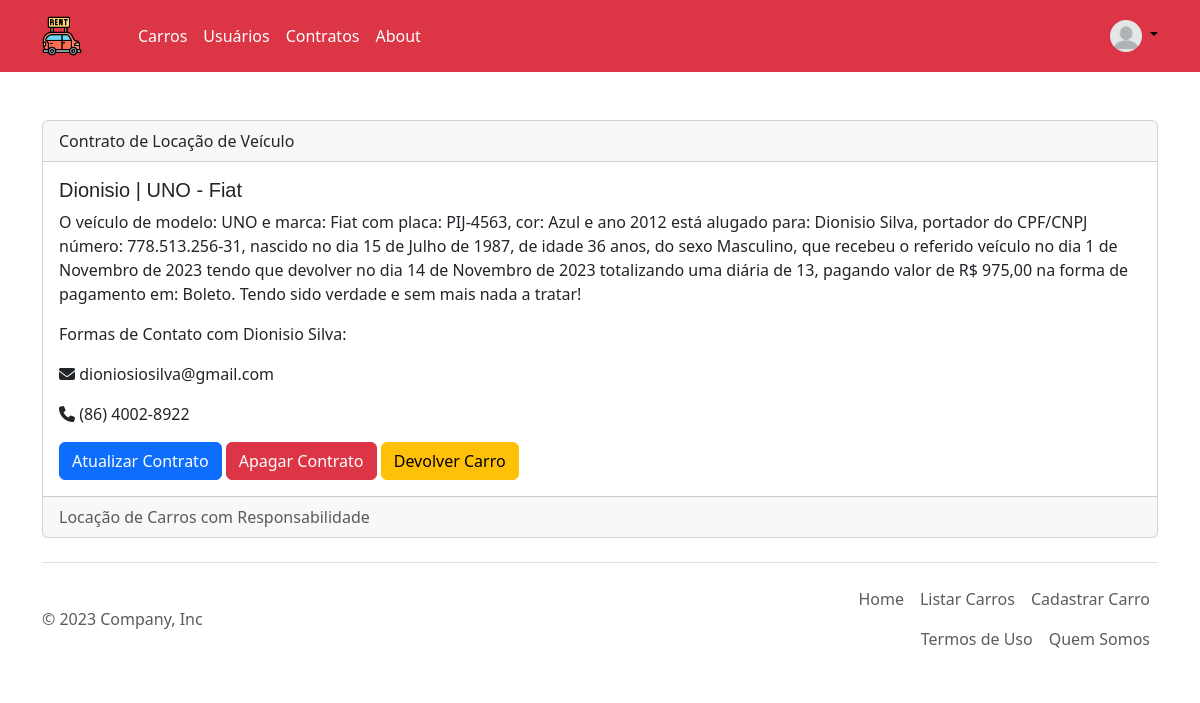
The page /locador/detalhar_contrato/1 (signed in) on the database its author committed.
### aluguel/models.py (models this page shows, shortened)
class Contrato(models.Model):
    FORMA = [
        ("Crédito", "Crédito"),
        ("Débito", "Débito"),
        ("Boleto", "Boleto"),
        ("PIX", "PIX"),
        ("Transferência", "Transferência"),
        ("Espécie", "Espécie"),
        ("Outro", "Outro"),
    ]
    ANDAMENTO = [
        ("Ativo", "Ativo"),
        ("Inativo", "Inativo"),
    ]
    locatario = models.ForeignKey(Usuario, verbose_name="Locatário", on_delete=models.CASCADE, related_name="contratante")
    carro = models.ForeignKey(Carro, verbose_name="Veículo", on_delete=models.CASCADE, related_name='Veículo')
    inicio_do_contrato = models.DateField("Data de Retirada do Carro")
    fim_do_contrato = models.DateField("Data da Devolução do Carro")
    total_diarias = models.PositiveIntegerField("Quantidade de Diárias", blank=True, null=True)
    def calcular_dias(self):
        return (self.fim_do_contrato - self.inicio_do_contrato).days
    quantidade_de_dias = property(calcular_dias)
    forma_de_pagamento = models.CharField("Forma de Pagamento", max_length=100, choices=FORMA)
    def calcular_valor(self):
        valor = self.quantidade_de_dias * self.carro.diaria
        return valor
    def get_valor_total(self):
        return self.calcular_valor()
    valor_total = property(get_valor_total)
    valor = models.DecimalField(max_digits=10, decimal_places=2, blank=True, null=True)
    status = models.CharField(max_length=12, choices=ANDAMENTO, default='Ativo')
    class Meta:
        verbose_name = "Contrato"
        verbose_name_plural = "Contratos"

class Usuario(models.Model):
    SEXO = [
        ("Masculino", "Masculino"),
        ("Feminino", "Feminino"),
        ("Outro", "Outro")
    ]
    nome = models.CharField("Nome", max_length=100)
    sobrenome = models.CharField("Sobrenome", max_length=100)
    cpfcnpj = models.CharField('CPF:',max_length=18, blank=True, null=True)
    email = models.EmailField("Email")
    telefone = models.CharField("Telefone", max_length=20, blank=True, null=True)
    data_nasc = models.DateField("Data de Nascimento", blank=True, null=True)
    perfil = models.ImageField("Foto", upload_to='perfil', blank=True, null=True)
    user = models.OneToOneField(get_user_model(),verbose_name="Usuário:", on_delete=models.CASCADE, blank=True, null=True)
    def calculo_de_idade(self):
        hoje = date.today()
        diferenca = hoje - self.data_nasc
        return round(diferenca.days // 365.25)
    idade = property(calculo_de_idade)
    sexo = models.CharField("Sexo", max_length=100, choices=SEXO)
    class Meta:
        verbose_name = "Usuário"
        verbose_name_plural = "Usuários"

class Carro(models.Model):
    CATEGORIAS = [
        ("Econômico", "Econômico"),
        ("Intermediário", "Intermediário"),
        ("Sedan", "Sedan"),
        ("SUV", "SUV"),
        ("Executivo", "Executivo"),
        ("Pick-UP", "Pick-UP"),
        ("Minivan", "Minivan"),
    ]
    COMBUSTIVEL = [
        ("Gasolina", "Gasolina"),
        ("Flex", "Flex"),
        ("Diesel", "Diesel"),
        ("Híbrido", "Híbrido"),
        ("Elétrico", "Elétrico"),
    ]
    STATUS = [
        ('Disponível', 'Disponível'),
        ('Indisponível', 'Indisponível'),
    ]
    MARCA = [
        ('Mercedes - Benz', 'Mercedes - Benz'), ('Audi', 'Audi'),('BMW', 'BMW'),
        ('Volkswagen',  'Volkswagen'), ('Chevrolet', 'Chevrolet'), ('Renault', 'Renault'),
        ('Ford', 'Ford'), ('Toyota', 'Toyota'), ('Fiat', 'Fiat'), ('Hyundai', 'Hyundai'),
        ('Peugeot', 'Peugeot'), ('Lexus', 'Lexus'), ('Kia','Kia'), ('Citroën', 'Citroën'),
        ('Nissan', 'Nissan'), ('Mitsubishi', 'Mitsubishi'), ('Chery', 'Chery'),('Jeep', 'Jeep'),
    ]
    modelo = models.CharField("Modelo", max_length=50)
    marca = models.CharField("Marca", choices=MARCA, max_length=50)
    combustivel = models.CharField("Combustível", max_length=50, choices=COMBUSTIVEL)
    tipo = models.CharField("Categoria", max_length=100, choices=CATEGORIAS)
    bio = models.TextField("Sobre o carro", blank=True, null=True)
    ano = models.PositiveIntegerField("Ano")
    placa = models.CharField(max_length=15, unique=True, error_messages={'unique':"Veículo já cadastrado!"})
    foto = models.ImageField("Foto", upload_to='carros/', blank=True, null=True)
    cor = models.CharField("Cor", max_length=50)
    diaria = models.DecimalField("Valor da diária", max_digits=8, decimal_places=2)
    status = models.CharField(max_length=12, choices=STATUS, default='Disponível')
    class Meta:
        verbose_name = "Carro"
        verbose_name_plural = "Carros"

### aluguel/views.py (the view)
# urls.py: path('detalhar_contrato/<int:id>', VerContratoAdm.as_view(), name='detalhar_contrato' ),
class VerContratoAdm(DetailView):
    model=Contrato
    template_name='locador/detalhar_contrato.html'
    context_object_name='contrato'
    pk_url_kwarg='id'

### templates/locador/detalhar_contrato.html (shortened to what this page needs)
{% extends 'base_adm.html' %}
{% load static bootstrap5 %}
{% block content %}
<div class="container">
    <div class="card">
        <div class="card-header">
          Contrato de Locação de Veículo
        </div>
        <div class="card-body">
          <h5 class="card-title">{{contrato.locatario.nome}} | {{contrato.carro.modelo }} - {{contrato.carro.marca }}</h5>
          <p class="card-text">O veículo de modelo: {{contrato.carro.modelo }} e marca: {{contrato.carro.marca }} com placa: {{contrato.carro.placa }}, cor: {{contrato.carro.cor }}  e ano {{contrato.carro.ano }} está alugado para: {{contrato.locatario.nome}} {{contrato.locatario.sobrenome}}, portador do CPF/CNPJ número: {{contrato.locatario.cpfcnpj}}, nascido no dia {{contrato.locatario.data_nasc}}, de idade {{contrato.locatario.idade}} anos, do sexo {{contrato.locatario.sexo}}, que recebeu o referido veículo no dia {{contrato.inicio_do_contrato}} tendo que devolver no dia {{contrato.fim_do_contrato}} totalizando uma diária de {{contrato.quantidade_de_dias}}, pagando valor de R$ {{contrato.valor_total}} na forma de pagamento em: {{contrato.forma_de_pagamento}}. Tendo sido verdade e sem mais nada a tratar!</p>
          <p class="card-text">Formas de Contato com {{contrato.locatario.nome}} {{contrato.locatario.sobrenome}}: </p>
          <p class="card-text"><i class="fa-solid fa-envelope"></i> {{contrato.locatario.email}}</p>
          <p class="card-text"><i class="fa-solid fa-phone"></i> {{contrato.locatario.telefone}}</p>
          <a href="{% url 'atualizar_contrato' contrato.id %}" class="btn btn-primary">Atualizar Contrato</a>
          <a href="{% url 'apagar_contrato' contrato.id %}" class="btn btn-danger">Apagar Contrato</a>
          <a href="{% url 'devolver_carro' contrato.id %}" class="btn btn-warning">Devolver Carro</a>
        </div>
        <div class="card-footer text-body-secondary">
          Locação de Carros com Responsabilidade
        </div>
      </div>
</div>
{% endblock content %}

### aluguel/static/css/estilos.css (style rules this page uses)
h5 { font-family: 'Blinker', sans-serif; font-family: 'Hind Siliguri', sans-serif; font-family: 'Recursive', sans-serif; }

### rows shown on the page
Contrato: locatario.nome "Dionisio", carro.modelo "UNO", carro.marca "Fiat", carro.placa "PIJ-4563", carro.cor "Azul", carro.ano "2012", locatario.sobrenome "Silva", locatario.cpfcnpj "778.513.256-31", locatario.data_nasc "15 de Julho de 1987", locatario.idade "36", locatario.sexo "Masculino", inicio_do_contrato "1 de Novembro de 2023", fim_do_contrato "14 de Novembro de 2023", quantidade_de_dias "13", valor_total "975,00", forma_de_pagamento "Boleto", locatario.email "dioniosiosilva@gmail.com", locatario.telefone "(86) 4002-8922"
